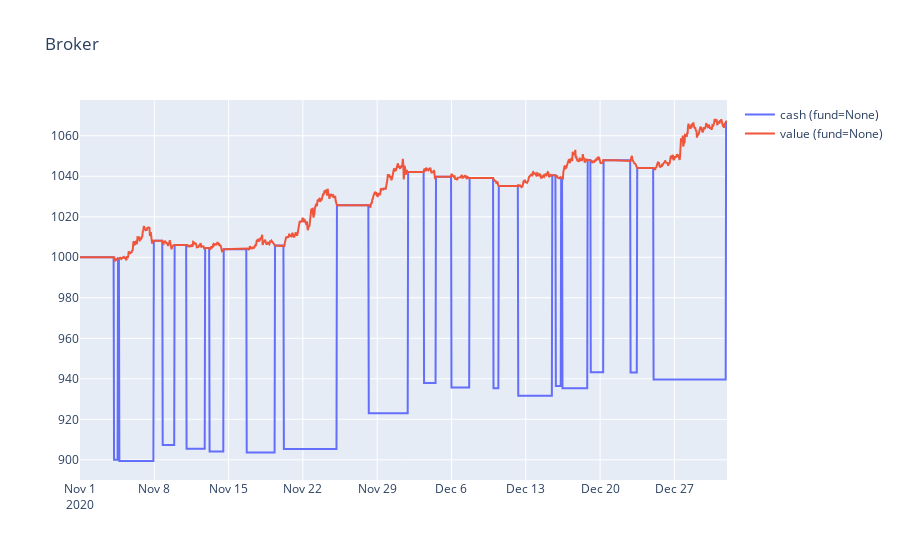
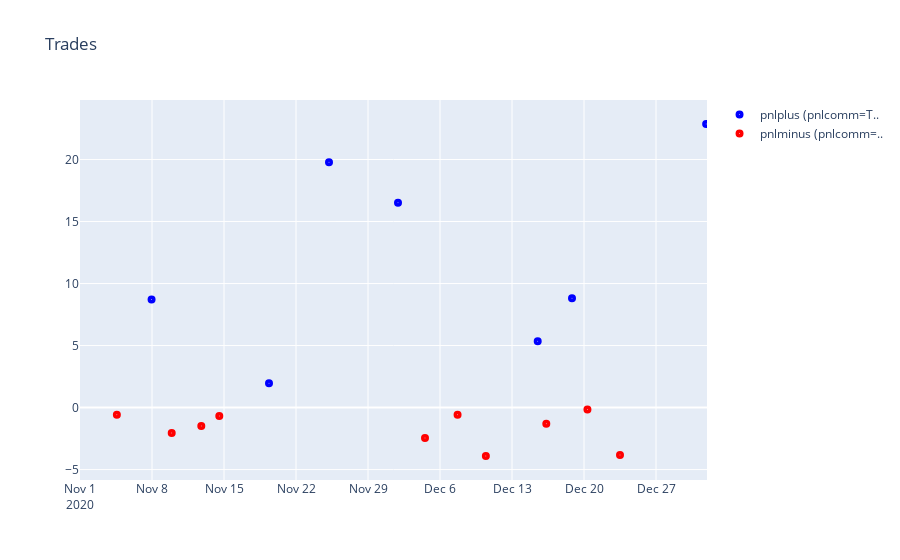
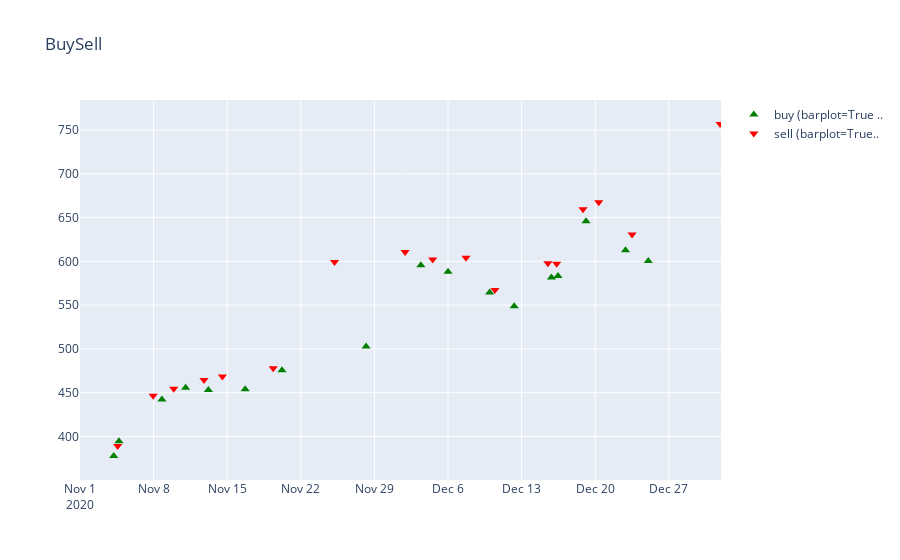
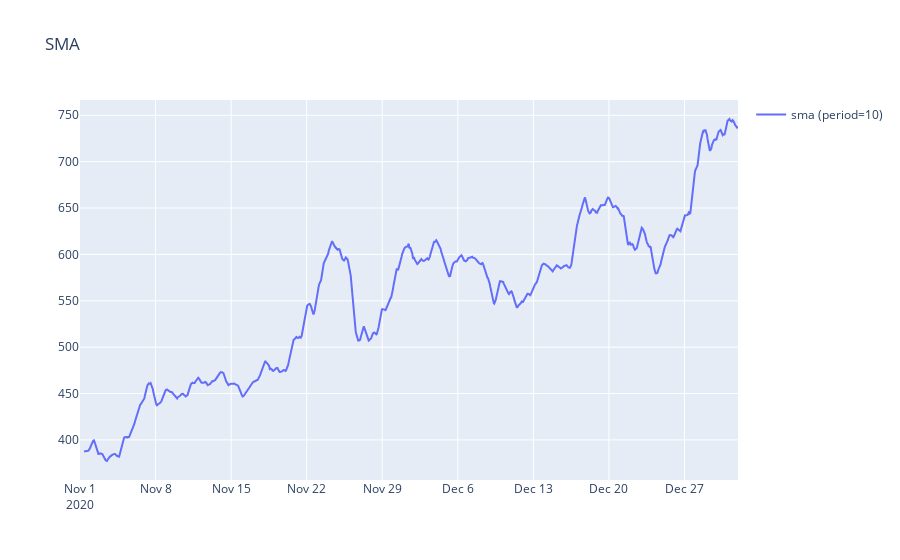

These figures' notebook cell, in order:
### Code cell
mylist = []
for ind in unpickle.data_and_plots_list[0].indicator_list:
    rbsplot.plot_indicator(unpickle.data_and_plots_list[0].df, ind).show()

### Figure 1 — Plotly figure (JSON) as saved in the notebook; plotly's stock layout.template omitted (floating-point values rounded to 4 significant figures; data arrays with more than 128 entries replaced by an {"elided": "..."} marker saying what was removed)
{"data": [{"name": "cash (fund=None)", "type": "scatter", "x": {"elided": "1464 str values"}, "y": {"elided": "1464 float values"}}, {"name": "value (fund=None)", "type": "scatter", "x": {"elided": "1464 str values"}, "y": {"elided": "1464 float values"}}], "layout": {"showlegend": true, "title": {"text": "Broker"}, "xaxis": {"autorange": false, "range": ["2020-11-01T00:00:00", "2020-12-31T23:00:00"], "rangeslider": {"visible": false}}}}

### Figure 2 — Plotly figure (JSON) as saved in the notebook; plotly's stock layout.template omitted (floating-point values rounded to 4 significant figures; data arrays with more than 128 entries replaced by an {"elided": "..."} marker saying what was removed)
{"data": [{"marker": {"color": "blue", "size": 8, "symbol": "circle-dot"}, "mode": "markers", "name": "pnlplus (pnlcomm=T..", "type": "scatter", "x": {"elided": "1464 str values"}, "y": {"elided": "1464 float values"}}, {"marker": {"color": "red", "size": 8, "symbol": "circle-dot"}, "mode": "markers", "name": "pnlminus (pnlcomm=..", "type": "scatter", "x": {"elided": "1464 str values"}, "y": {"elided": "1464 float values"}}], "layout": {"showlegend": true, "title": {"text": "Trades"}, "xaxis": {"autorange": false, "range": ["2020-11-01T00:00:00", "2020-12-31T23:00:00"], "rangeslider": {"visible": false}}}}

### Figure 3 — Plotly figure (JSON) as saved in the notebook; plotly's stock layout.template omitted (floating-point values rounded to 4 significant figures; data arrays with more than 128 entries replaced by an {"elided": "..."} marker saying what was removed)
{"data": [{"marker": {"color": "green", "size": 8, "symbol": "triangle-up"}, "mode": "markers", "name": "buy (barplot=True ..", "type": "scatter", "x": {"elided": "1464 str values"}, "y": {"elided": "1464 float values"}}, {"marker": {"color": "red", "size": 8, "symbol": "triangle-down"}, "mode": "markers", "name": "sell (barplot=True..", "type": "scatter", "x": {"elided": "1464 str values"}, "y": {"elided": "1464 float values"}}], "layout": {"showlegend": true, "title": {"text": "BuySell"}, "xaxis": {"autorange": false, "range": ["2020-11-01T00:00:00", "2020-12-31T23:00:00"], "rangeslider": {"visible": false}}}}

### Figure 4 — Plotly figure (JSON) as saved in the notebook; plotly's stock layout.template omitted (floating-point values rounded to 4 significant figures; data arrays with more than 128 entries replaced by an {"elided": "..."} marker saying what was removed)
{"data": [{"name": "sma (period=10)", "type": "scatter", "x": {"elided": "1464 str values"}, "y": {"elided": "1464 float values"}}], "layout": {"showlegend": true, "title": {"text": "SMA"}, "xaxis": {"autorange": false, "range": ["2020-11-01T00:00:00", "2020-12-31T23:00:00"], "rangeslider": {"visible": false}}}}
